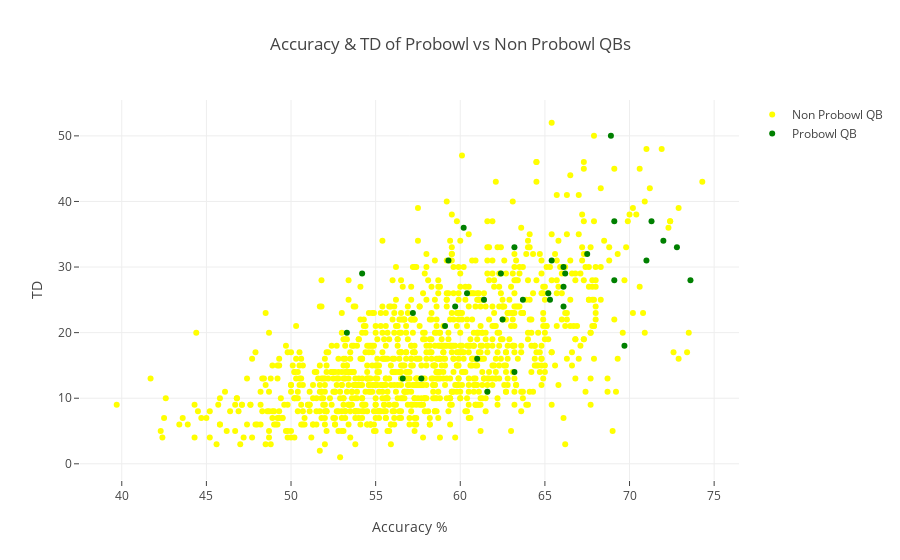

This figure's notebook cell:
### Code cell
# Scatter plot of Accuracy & TD for QBs
# Plotly
df_pb = df_viz[df_viz.Pro_bowl == 'Yes']
df_nopb = df_viz[df_viz.Pro_bowl != 'Yes']

# creating trace1
trace1 = go.Scatter(
                    x = df_pb.Pct,
                    y = df_pb.TD,
                    mode = "markers",
                    name = "Probowl QB",
                    marker = dict(color = 'Green'),
                    text= df_pb.Player)
# creating trace2
trace2 = go.Scatter(
                    x = df_nopb.Pct,
                    y = df_nopb.TD,
                    mode = "markers",
                    name = "Non Probowl QB",
                    marker = dict(color = 'Yellow'),
                    text= df_nopb.Player)
# Layers of visual
data = [trace2, trace1]
# Layout
layout = dict(title = 'Accuracy & TD of Probowl vs Non Probowl QBs',
              xaxis= dict(title= 'Accuracy %',ticklen= 5,zeroline= False),
              yaxis= dict(title= 'TD',ticklen= 5,zeroline= False)
             )
fig = dict(data = data, layout = layout)
py.iplot(fig) #iplot for inline / plot for new html

### Figure 1 — Plotly figure (JSON) as saved in the notebook; plotly's stock layout.template omitted (floating-point values rounded to 4 significant figures; data arrays with more than 128 entries replaced by an {"elided": "..."} marker saying what was removed)
{"data": [{"marker": {"color": "Yellow"}, "mode": "markers", "name": "Non Probowl QB", "text": {"elided": "1128 str values"}, "type": "scatter", "x": {"elided": "1128 float values"}, "y": {"elided": "1128 int values"}}, {"marker": {"color": "Green"}, "mode": "markers", "name": "Probowl QB", "text": ["Jake Plummer", "Jake Delhomme", "Peyton Manning", "Brian Griese", "Matt Hasselbeck", "Daunte Culpepper", "Marc Bulger", "Donovan McNabb", "Michael Vick", "Tom Brady", "Drew Brees", "David Garrard", "Carson Palmer", "Philip Rivers", "Ben Roethlisberger", "Eli Manning", "Matt Schaub", "Alex Smith", "Aaron Rodgers", "Derek Anderson", "Vince Young", "Jay Cutler", "Matt Ryan", "Matthew Stafford", "Cam Newton", "Andy Dalton", "Tyrod Taylor", "Russell Wilson", "Andrew Luck", "Kirk Cousins", "Nick Foles", "Teddy Bridgewater", "Derek Carr", "Jameis Winston", "Dak Prescott"], "type": "scatter", "x": [57.2, 53.3, 60.2, 63.2, 61.6, 73.6, 65.4, 62.5, 57.7, 61, 60.4, 56.6, 63.2, 72, 69.1, 62.4, 69.7, 67.5, 66.1, 54.2, 65.2, 59.1, 59.3, 61.4, 66.1, 66.1, 59.7, 72.8, 71.3, 63.7, 69.1, 71, 68.9, 65.3, 66.2], "y": [23, 20, 36, 14, 11, 28, 31, 22, 13, 16, 26, 13, 33, 34, 37, 29, 18, 32, 24, 29, 26, 21, 31, 25, 30, 27, 24, 33, 37, 25, 28, 31, 50, 25, 29]}], "layout": {"title": "Accuracy & TD of Probowl vs Non Probowl QBs", "xaxis": {"ticklen": 5, "title": "Accuracy %", "zeroline": false}, "yaxis": {"ticklen": 5, "title": "TD", "zeroline": false}}}
